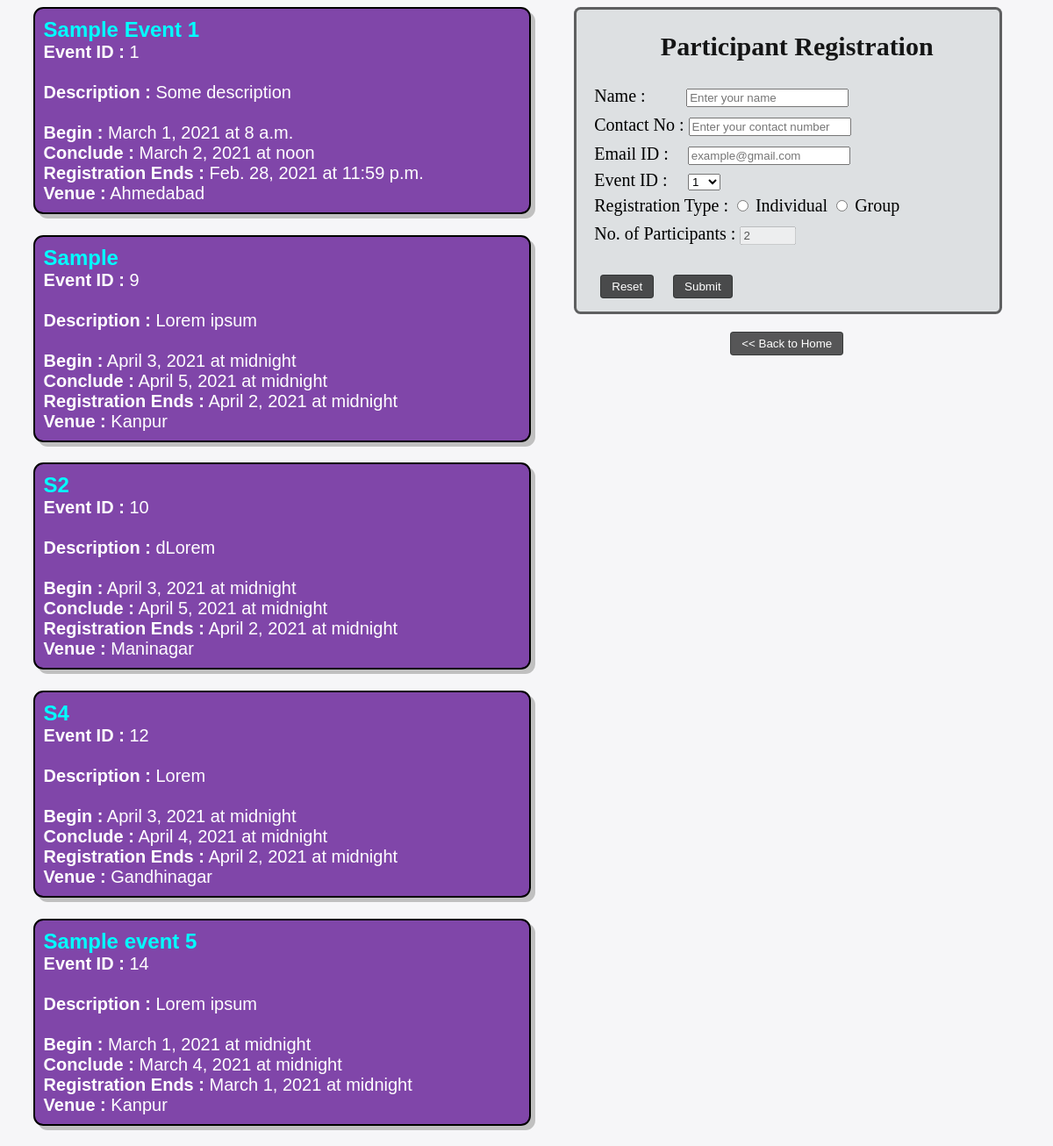
Screenshot of /participateRegistration with the database file from the repository.
### event/models.py (models this page shows, shortened)
class Event(models.Model):
    name = models.CharField(max_length=120)
    desc = models.TextField()
    location = models.CharField(max_length=120)
    poster = models.FileField()
    start_date = models.DateField()
    start_time = models.TimeField()
    end_date = models.DateField()
    end_time = models.TimeField()
    last_date = models.DateField()
    last_time = models.TimeField()
    email = models.EmailField()
    pswd = models.CharField(max_length=20)

### participate/views.py (the view, shortened to what this page needs)
# urls.py: path('', views.form, name = "Event Registration Form"),
def form(request):
    today = datetime.now()
    date = str(today.date())
    time = str(today.time())
    events = Event.objects.filter(last_date__gte=date).exclude(last_date__exact=date, last_time__lte=time)
    return render(request, "participate_form.html", {"up_events":events})

### templates/participate_form.html (shortened to what this page needs)
<!DOCTYPE html>
<html lang="en">
<head>
    {% load static %}
    <link rel="stylesheet" href="{% static 'participate_form.css' %}">
</head>
<body>
    <div class="eventList">
        {% if up_events %}
        {% for event in up_events %}
        <div class="event">
            <div> <b id="event_name"> {{event.name}} </b></div>
            <div> <b id="label"> Event ID : </b> {{event.id}}<br><br></div>
            <div> <b id="label"> Description : </b> {{event.desc}} <br><br></div>
            <div> <b id="label"> Begin :</b> {{event.start_date}} at {{event.start_time}} <br></div>
            <div> <b id="label"> Conclude :</b> {{event.end_date}} at {{event.end_time}} <br></div>
            <div> <b id="label"> Registration Ends :</b> {{event.last_date}} at {{event.last_time}} <br></div>
            <div> <b id="label"> Venue :</b> {{event.location}} <br></div>
        </div>
        {% endfor %}
        {% else %}
        There is NO EVENT.
        {% endif %}
    </div>
    <form action="participateRegistration" method="POST">
        <h2 align="center"> Participant Registration </h2>
        <div>
            <label for="name"> Name : </label>
            <input type="text" id="name" name="name" placeholder="Enter your name" required>
        </div>
        <div>
            <label for="contact"> Contact No : </label>
            <input type="tel" id="contact" name="contact" placeholder="Enter your contact number" required>
        </div>
        <div>
            <label for="email"> Email ID : </label>
            <input type="text" id="email" name="email" placeholder="example@gmail.com" required>
        </div>
        <div>
            <label for="sel"> Event ID : </label>
            <select id="sel" name="event_id">
                {% if up_events %}
                {% for event in up_events %}
                <option> {{event.id}} </option><br>
                {% endfor %}
                {% endif %}
            </select>
        </div>
        <div class="register">
            <label for="register_type"> Registration Type :</label>
            <input type="radio" id="register_type" name="isGroup" value="1" onclick="disable_it()"> Individual
            <input type="radio" id="register_type" name="isGroup" value="2" onclick='Enable_it("people")'> Group
        </div>
        <div>
            <label for="people"> No. of Participants :</label>
            <input type="number" id="people" min='2' max='100' name="no_of_people" placeholder="2" value="2" disabled>
        </div>
        <br>
        <div>
            <button type='reset' id='reset'> Reset </button>
            <button type="submit" id='submit'> Submit </button>
        </div>
    </form>
    <div class="container">
        <button id="home" onclick="window.location.href='http://127.0.0.1:8000/'">
            << Back to Home </button>
    </div>
</body>
</html>

### static/participate_form.css (style rules this page uses)
body { background-color:rgba(228, 228, 235, 0.329); font-size: 20px; font-weight: 300; }
form { border: 3px solid rgba(0, 0, 0, 0.575); border-radius: 0.2cm; box-sizing: content-box; position : relative; margin-left: auto; margin-right: auto; width: fit-content; height: fit-content; background-color: rgba(206, 211, 212, 0.63); padding-left : 20px; padding-bottom: 10px; overflow: hidden; font-size: 20px; font-family: Georgia, 'Times New Roman', Times, serif; }
h2 { font-size: 30px; color:rgba(0, 0, 0, 0.911); padding-left: 2cm; padding-right: 2cm; }
#name { margin : 6px 0 6px 9%; }
#contact { margin : 6px 0 6px 0; }
#email { margin : 6px 0 6px 3.7%; }
.register { margin : 6px 0 6px 0; }
#people { margin : 6px 0 6px 0; }
#reset { margin : 5px 10px 5px 7px; padding: 5px 12px 5px 12px; background-color: rgba(0, 0, 0, 0.671); border: 1px solid #21252594; border-radius: 0.1cm; color: white; }
#submit { margin : 5px 10px 5px 7px; padding: 5px 12px 5px 12px; background-color: rgba(0, 0, 0, 0.671); border: 1px solid #21252594; border-radius: 0.1cm; color: white; }
#home { margin : 10px 10px 5px 7px; padding: 5px 12px 5px 12px; background-color: rgba(0, 0, 0, 0.651); border: 1px solid #21252594; border-radius: 0.1cm; color: white; }
#sel { margin : 0 0 0 4%; }
div.container { position: relative; font-size: 20px; left : 0; right : 0; bottom: 0; top : 10px; text-align: center; }
.eventList .event { border: 2.5px solid black; border-radius: 0.3cm; background-color:rgba(116, 52, 161, 0.9); color: rgb(255, 255, 255); box-sizing: border-box; box-shadow: 5px 5px silver; width: 15cm; padding:10px; float:left; position: relative; margin-left: 2.5%; margin-bottom: 2%; font-family: Verdana, Geneva, Tahoma, sans-serif; }
.eventList { position: relative; }
#event_name { font-size: larger; color:cyan; }

### templates/participate_form.html (style rules this page uses)
* { box-sizing: border-box; }

### rows the page displays
Event: name "Sample Event 1", id "1", desc "Some description", start_date "March 1, 2021", start_time "8 a.m.", end_date "March 2, 2021", end_time "noon", last_date "Feb. 28, 2021", last_time "11:59 p.m.", location "Ahmedabad"
Event: name "Sample", id "9", desc "Lorem ipsum", start_date "April 3, 2021", start_time "midnight", end_date "April 5, 2021", end_time "midnight", last_date "April 2, 2021", last_time "midnight", location "Kanpur"
Event: name "S2", id "10", desc "dLorem", start_date "April 3, 2021", start_time "midnight", end_date "April 5, 2021", end_time "midnight", last_date "April 2, 2021", last_time "midnight", location "Maninagar"
Event: name "S4", id "12", desc "Lorem", start_date "April 3, 2021", start_time "midnight", end_date "April 4, 2021", end_time "midnight", last_date "April 2, 2021", last_time "midnight", location "Gandhinagar"
Event: name "Sample event 5", id "14", desc "Lorem ipsum", start_date "March 1, 2021", start_time "midnight", end_date "March 4, 2021", end_time "midnight", last_date "March 1, 2021", last_time "midnight", location "Kanpur"

### other values shown
form field event_id "1"
